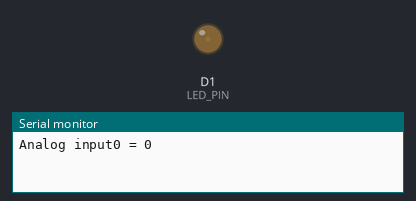
A sketch run on a simulated ESP8266 (NodeMCU). On the bench: output pins drawn as LEDs (lit = HIGH), the last lines printed to the serial monitor.

Above: at 0.05 s.
At 0.95 s:
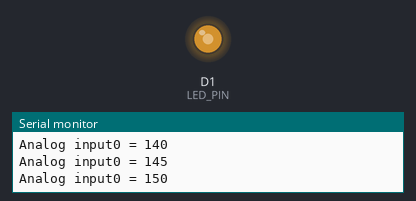
At 1.4 s:
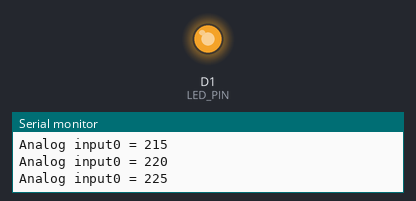
At 2.8 s:
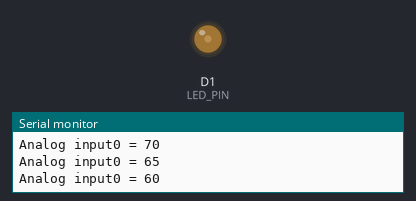
Timing chart, 0 to 5.4 s (numbered marks = the images above):
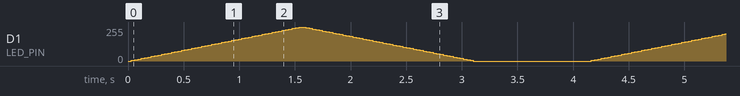

The sketch:

NodeMCU_PWM_masterUNG.ino
```cpp
#define LED_PIN D1            // LED at D1
int value = 0;                // variable to keep the actual value
void setup()
{
  pinMode(LED_PIN, OUTPUT);
  Serial.begin(115200);
}
void loop()
{
  for (value = 0; value <= 255; value += 5)   // fade in (min to max)
  {
    analogWrite(LED_PIN, value);              // sets the value (0 to 255)
    delay(30);                                // waits for 30 milliseconds

    Serial.print("Analog input0 = ");
    Serial.println(value);
  }
  for (value = 255; value >= 0; value -= 5)   // fade out (max to min)
  {
    analogWrite(LED_PIN, value);
    delay(30);

    Serial.print("Analog input0 = ");
    Serial.println(value);

  }
  delay(1000);
}
```
